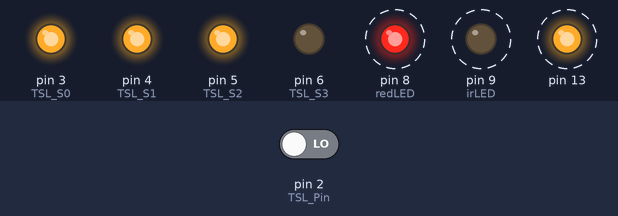
The sketch below on a simulated Arduino Uno, built with avr-gcc and run on an emulated ATmega328P. On the bench: output pins drawn as LEDs (lit = HIGH). Dashed ring = blinking. The test bench sets the inputs (shaded band); at power-on: pin 2 (TSL_Pin) LOW. What the sketch prints to the serial monitor is not drawn.

Above: at 1.06 s.
1.3 s: pin 2 (TSL_Pin) driven HIGH
Timing chart, 0 to 10.3 s (numbered marks = the images above; inputs shaded):
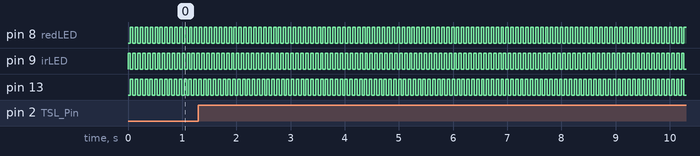

Measured:
- by itself, pin 8 (redLED), pin 9 (irLED): alternates HIGH for 0.05 s and LOW for 0.05 s
- by itself, pin 13: alternates HIGH for 0.04 s and LOW for 0.04 s

The sketch:

POx-TSL230_v4.ino
```cpp
// (licence header left out)
#include <TimerOne.h> //interrupts

//Define Sensor (LED + PD)
int redLED = 8; int irLED = 9;
int TSL_Pin = 2; //TSL "digital" output
int TSL_S0 = 3; int TSL_S1 = 4;
int TSL_S2 = 5; int TSL_S3 = 6;
int TSL_divider=2;
int TSL_sensitiv=100;

//Operands for sensor data aquisition (TM=Time)
int readTM = 45; //sampling period of TSL (best signal @ 45ms through experimenting)
unsigned long diffTM = 0;
unsigned long currentTM = millis();
unsigned long startTM = currentTM;
unsigned long pulse_cnt = 0;
volatile unsigned long temp_pulse_cnt;

//Operands/operator for Data processing
boolean ledState;//true=RED, false=IR
volatile unsigned long maxTmp,minTmp,lastcnt,cnt,isrCnt;//variables from interrupt
unsigned long Rmax,Rmin,IRmax,IRmin; //MIN,MAX values per Red,IR
float rRed,rIR,HR,R,SpO,Theta=0.55,Heartrate,LastHeartrate,average;//values for calculation
//HR and SpO need FLOAT to INT for LCD display!!!!


void setup(){
  pinMode(redLED, OUTPUT);  pinMode(irLED, OUTPUT);  pinMode(13,OUTPUT);
  ledSwitch(false);//turn on RED
  attachInterrupt(digitalPinToInterrupt(2), add_pulse, RISING); //interrupt on changing Sensor value (PIN2) adding a pulse to counter
  //TIMERONE implementation to give sampling period to interrupt at a certain time period
  setISR();
  Timer1.initialize(45000); //interrupt every 90ms seconds
  Timer1.attachInterrupt(min_max_isr);
  LastHeartrate = 60;R=0;Rmax=0;Rmin=0;IRmax=0;IRmin=0;isrCnt=0;
  setupTSL();
  Serial.begin(9600);
  Serial.println("PULSE OXIMETER - Loading...");
}

void add_pulse() {//ISR adding a pulse count to every interrupt from sensor I/O
  pulse_cnt++;

  startTM   = currentTM;
  currentTM = millis();
  if( currentTM > startTM ) {
    diffTM += currentTM - startTM;
    }
  // if enough time has passed to do a new reading...
  if(diffTM >= readTM) {// once reaching sampling period - save value & reset the ms counter
    temp_pulse_cnt = pulse_cnt;
    pulse_cnt = 0;
    diffTM = 0;
    }
}

unsigned long readTSL(){//returns "freq" frequency/intensity from sensor
  //function or procedure to calculate the frequency from the called interrupt counter
  unsigned long freq = temp_pulse_cnt * TSL_divider; //multiply counts by the sensors divide-by factor to solve for frequency
  return(freq);
}

void ledSwitch(bool ledState){ //color: RED=TRUE, IR=FALSE, OFF=
  int Red_pin = HIGH;
  int IR_pin = LOW;
  if(ledState){   //RED LED - ON
    Red_pin = HIGH;
    IR_pin = LOW;
  }
  else {    //IR LED - ON
    Red_pin = LOW;
    IR_pin = HIGH;
  }
  digitalWrite(redLED, Red_pin);
  digitalWrite(irLED, IR_pin);
}

void setISR(){//ISR values reset or initialize
  maxTmp=0;
  minTmp=10000;
  cnt=0;
  lastcnt=0;
  isrCnt=0;
}

void min_max_isr(){//ISR for reading sensor value and checking max_min
  lastcnt=cnt;//keep previous value
  cnt=readTSL();//read new value
  if(cnt>maxTmp) {//check if value is max
    maxTmp=cnt;
    }
  else if(cnt<minTmp){//check if value is min
    minTmp=cnt;
    }
  isrCnt++;//add ISR counter
  digitalWrite(13,digitalRead(13)==0);
}

void loop(){

  if(ledState){//red measurements
    noInterrupts();
    Rmax = maxTmp; Rmin = minTmp;
        maxTmp=0;minTmp=10000;//resetting ISR
    interrupts();
    //maxTmp=0;minTmp=10000;//resetting ISR
    ledState=!ledState;
    ledSwitch(ledState);
    }
  Serial.print("R: ");Serial.print(Rmax);Serial.print(", ");Serial.println(Rmin);//Serial.print(", ");
  //setISR();///dont reset the whole thing?!?!?! only MIN and MAX?!
  delay(45);
  if(!ledState){//ir measurements
    noInterrupts();
    IRmax = maxTmp; IRmin = minTmp;
        maxTmp=0;minTmp=10000;//resetting ISR
    interrupts();
    average=((IRmax + IRmin)/2);

    ledState=!ledState;
    ledSwitch(ledState);
    }
  Serial.print("IR: ");Serial.print(IRmax);Serial.print(", "); Serial.print(IRmin);Serial.print(", "); Serial.println(average);
  delay(45);


  while((lastcnt>average)&&(cnt<average)){
    noInterrupts();// temporarily disabel interrupts, to ensure no changes while reading
    //average=(maxTmp+minTmp)/2;
    Rmax = maxTmp; Rmin = minTmp;
    //delay(50);
    //led_state(2);
    HR = (1/(0.09*isrCnt))*60;//heartrate in bpm (*60s) from measured frequency over t=0.09s times the counts (isrCnt) of average crossings of heartbeat
    interrupts();
    //rRed=((Rmax-Rmin)/Rmin);
    //rIR=((IRmax-IRmin)/IRmin);
    //R=(rRed/rIR);
    //SpO=110-25*R;
    R = (Rmax - Rmin);
    SpO = (R-180)*0.01 +97.838;

    /*if(HR>40 && HR<200){
      Heartrate = Theta*HR + (1 - Theta)*LastHeartrate; //Use theta to smooth
      LastHeartrate = Heartrate;
      }*/
    String HRSPO = HR+String(" HR ")+SpO+String(" SpO2%");
    Serial.println(HRSPO);
    delay(100);
    average=0;
    setISR();
  }
 if(minTmp!=10000){
  average=(maxTmp + minTmp)/2;}


//change_sensitivit() //true to increase, false to decrease sensitivity
  //use threshold to determine if change_sensitivity needs adjustment //max_thres; min_thres
//set_scaling () //"2, 10, 100" as divide-by factors
}

void setupTSL(){
  pinMode(TSL_S0, OUTPUT);
  pinMode(TSL_S1, OUTPUT);
  pinMode(TSL_S2, OUTPUT);
  pinMode(TSL_S3, OUTPUT);
  pinMode(TSL_Pin, INPUT);

  //configure initial sensitivity
  //S1 LOW  | S0 HIGH: low 1x
  //S1 HIGH | S0 LOW:  med 10x
  //S1 HIGH | S0 HIGH: high 100x
  digitalWrite(TSL_S1, HIGH);
  digitalWrite(TSL_S0, HIGH);

  //config initial scaling
  //S3  S2  SCALING (divide-by)
  //L   L   1
  //L   H   2
  //H   L   10*default
  //H   H   100x
  digitalWrite(TSL_S3, LOW);
  digitalWrite(TSL_S2, HIGH);
}
void change_sensitivity(/*unit8_t*/bool dir ) {
  /*Call function w/ HIGH or LOW to increase or decrease sensitivity level
   * need to measure what to divide freq by
   * 1x sensitivity = 10,
   * 10x sens       = 100,
   * 100x sens      = 1000
   * adjust sensitivity in 3 steps of 10x either direction
  */
  int pin_0;
  int pin_1;
  if( dir == true ) {
      // increasing sensitivity
      // -- already as high as we can get
    if( TSL_sensitiv == 1000 )
      return;
    if( TSL_sensitiv == 100 ) {
        // move up to max sensitivity
      pin_0 = HIGH;
      pin_1 = HIGH;
      }
    else {
        // move up to med. sesitivity
      pin_0 = LOW;
      pin_1 = HIGH;
      }
      // increase sensitivity divider
    TSL_sensitiv *= 10;
  }
  else {
      // reducing sensitivity
      // already at lowest setting
    if( TSL_sensitiv == 10 )
      return;
    if( TSL_sensitiv == 100 ) {
        // move to lowest setting
      pin_0 = HIGH;
      pin_1 = LOW;
      }
    else {
        // move to medium sensitivity
      pin_0 = LOW;
      pin_1 = HIGH;
      }
    // reduce sensitivity divider
    TSL_sensitiv = TSL_sensitiv / 10;
  }
  //chang pin states
  digitalWrite(TSL_S0, pin_0);
  digitalWrite(TSL_S1, pin_1);
  return;
}
void set_scaling ( int what ) {
  // set output frequency scaling
  // adjust frequency multiplier and set proper pin values
  // scale = 2 == TSL_divider = 2
  // scale = 10 == TSL_divider = 10
  // scale = 100 == TSL_divider = 100
  int pin_2 = HIGH;
  int pin_3 = HIGH;
  switch( what ) {
    case 2:
      pin_3     = LOW;
      TSL_divider = 2;
      break;
    case 10:
      pin_2     = LOW;
      TSL_divider = 10;
      break;
    case 100:
      TSL_divider = 100;
      break;
    default:
        // don't do anything with levels
        // we don't recognize
      return;
    }
    // set the pins
  digitalWrite(TSL_S2, pin_2);
  digitalWrite(TSL_S3, pin_3);
  return;
}
```
